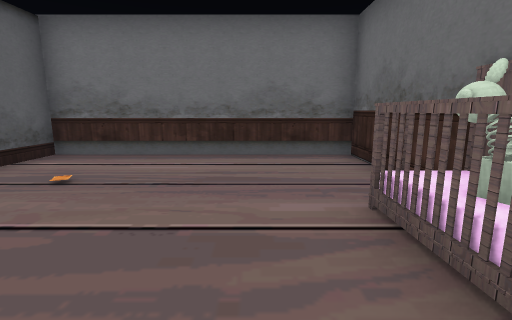
[1] (above)

13 first-person views from a walk through a 3-D level made in the Unity game engine. The camera is 1.2 m above the floor, tilts 10° down and sees 85° across. Doors are open. The floor is counted in squares, 1.2 m on a side. Each view is taken from the middle of a square. On the plan, view 1 faces up. The plan holds only what a view shows up to about 12 squares ahead; the rest is blank. The place goes on beyond the plan. The player character is not drawn.

[2]
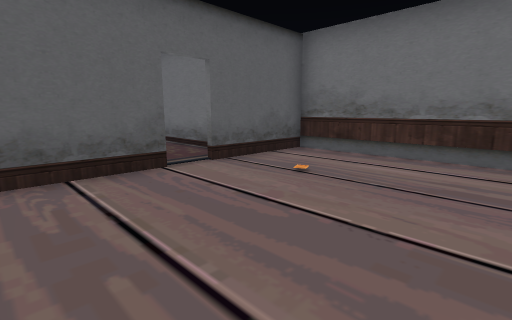

[3]
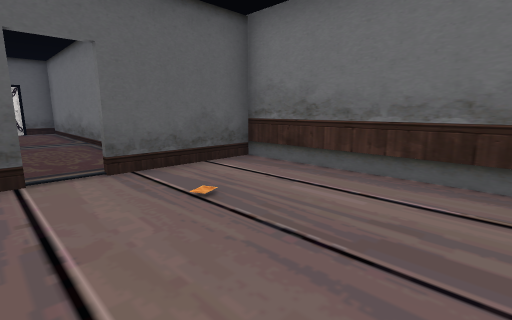

[4]
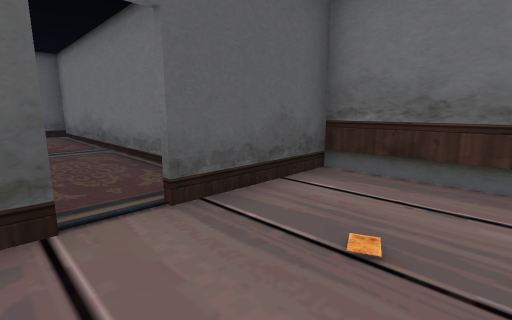

[5]
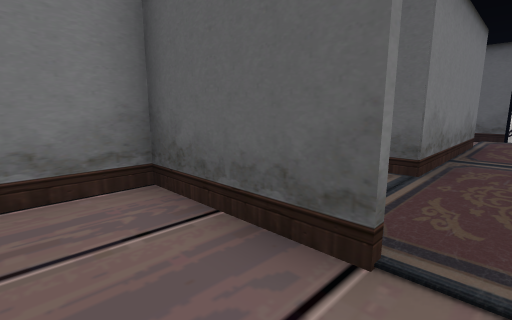

[6]
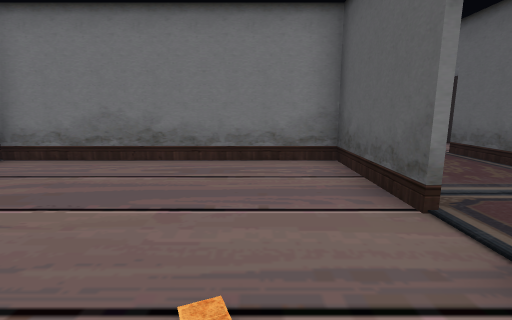

[7]
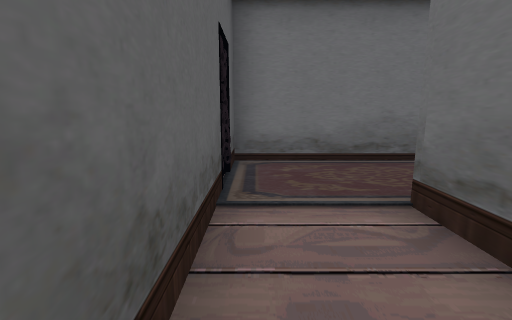

[8]
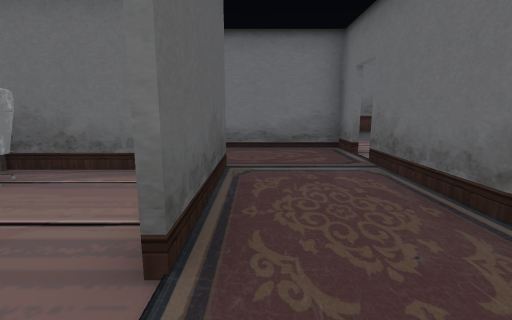

[9]
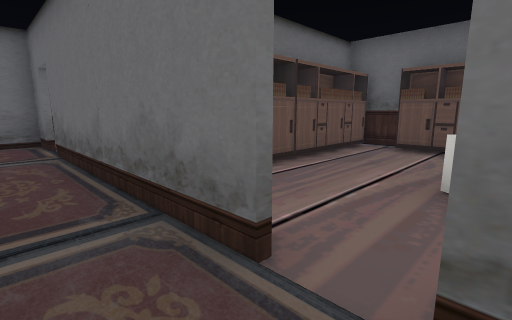

[10]
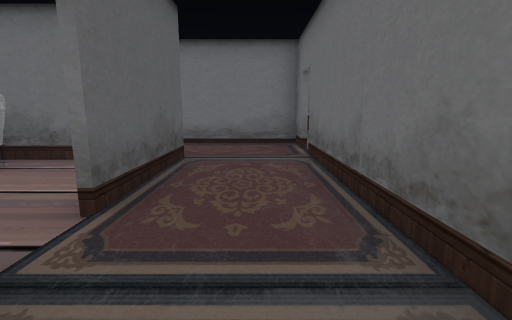

[11]
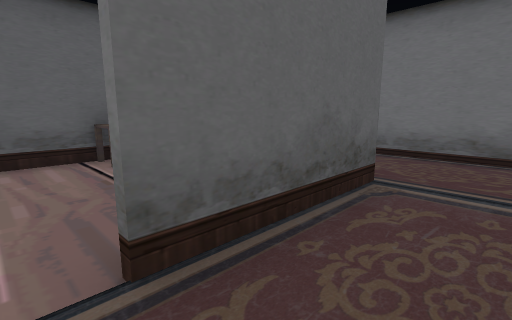

[12]
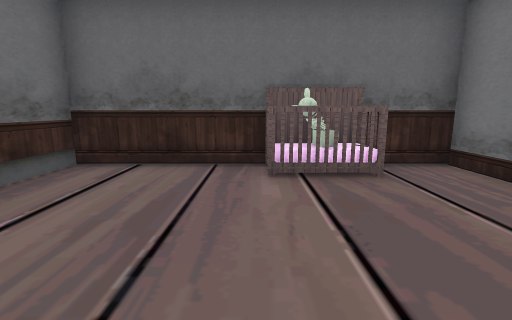

[13]
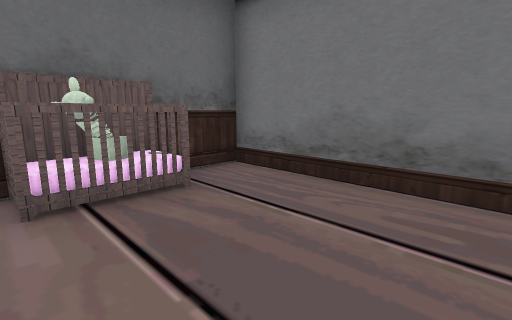

### Floor plan
Points are (right, up) in squares from view 1. A wall is a line through its corners. A room is listed if a view was taken in it or the views show most of it. See-through windows are left out.
Room 1 (views 1, 2, 3, 4, 5, 6, 12, 13)
walls: (-4.6, 2.5) (-4.6, -0.5); (2.2, 2.8) (2.2, 6.4) (-4.6, 6.4) (-4.6, 3.4); (1.4, -0.7) (2.2, -0.7) (2.2, 0.6); (-4.8, -1.5) (-4.8, -0.5)
ways out: opening at (-5, 3) to room 4
objects: carpet (-5, -1); books (-1, -1); books (0, -1); other object (1, -1); other object (1, 1) to (2, 2); other object (2, 1)
Room 2 (view 7)
walls: (-12.4, 1.4) (-12.4, 1.9); (-14.4, 2.4) (-14.4, -0.6)
ways out: opening at (-13.5, 2) to room 4
Room 3 (views 8, 9, 10, 11)
walls: (-4.8, -3.9) (-4.8, -1.5); (-9, 1.7) (-11.4, 1.7); (-12.2, 0) (-12.2, -1.9)
ways out: opening at (-6.5, -2) to room 4; open door at (-8, -2); open door at (-5, -4.5)
objects: chair (-11, 0) to (-11, 1); carpet (-7, -6) to (-6, -6)
Room 4 (no view inside)
walls: (-12.4, 1.9) (-7.5, 1.9) (-7.5, -1.5); (-4.8, 3.3) (-4.8, 4.4) (-14.4, 4.4) (-14.4, 2.4); (-4.8, -0.5) (-4.8, 2.4)
ways out: opening at (-5, 3) to room 1; opening at (-13.5, 2) to room 2; opening at (-6.5, -2) to room 3

Positions as (right, up) in squares from view 1, and headings:
1: (0, 0), facing up
2: (0, 0), facing up-left
3: (0, 2), facing up-left
4: (-2, 2), facing up-left
5: (-3, 3), facing down-left
6: (-3, 5), facing down
7: (-14, -1), facing up
8: (-7, -3), facing up
9: (-6, -5), facing up-right
10: (-6, -4), facing up
11: (-6, -2), facing up-left
12: (-3, 3), facing right
13: (-2, 3), facing down-right
